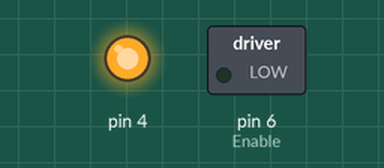
Recording of a sketch running on a simulated Arduino Uno, built with avr-gcc and run on an emulated ATmega328P. Shown: switched loads named in the sketch (green lamp = pin HIGH), output pins drawn as LEDs (lit = HIGH). Pins used as bus, display or sensor lines are not drawn.

Above: at 8.7 s.
At 26.1 s:
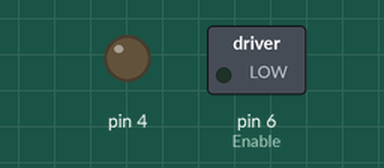
Timing chart, 0 to 45.4 s (numbered marks = the images above):
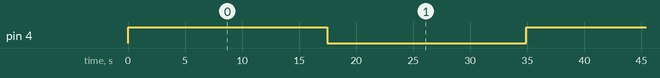

The sketch:

motor.ino
```cpp
long x;
void setup() {
  pinMode(6, OUTPUT); // Enable
  pinMode(5, OUTPUT); // Step
  pinMode(4, OUTPUT); // Dir - chiều quay
  digitalWrite(6, LOW); // Set Enable low - Enable mức thấp
}

void loop() {
  digitalWrite(6, LOW); // Set Enable low  -  Enable mức thấp
  digitalWrite(4, HIGH); // Set Dir high  - Set chiều quay mức cao

  for (x = 0; x < 4096; x++) {
    digitalWrite(5, HIGH); // Output high - xung mức cao
    delay(1);         // Trễ 1ms
    digitalWrite(5, LOW); // Output low - xung mức thấp
    delay(3);         // Trễ 3ms
  }
  delay(1000);               // dừng 1 giây

  digitalWrite(4, LOW); // Set Dir low - Set chiều quay mức thấp

  for (x = 0; x < 4096; x++) {
    digitalWrite(5, HIGH); // Output high - xung mức cao
    delay(1);         // Trễ 1ms
    digitalWrite(5, LOW); // Output low - xung mức thấp
    delay(3);         // Trễ 3ms
  }

  // Serial.println("Pause");
  delay(1000);               // dừng 1 giây
}
```

Measured:
- by itself, pin 4: alternates HIGH for 17.5 s and LOW for 17.5 s
